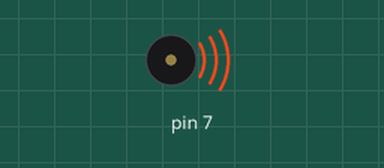
This sketch was run on a simulated Arduino Uno, built with avr-gcc and run on an emulated ATmega328P. Parts: buzzer (waves = sounding). What the sketch prints to the serial monitor is not drawn.

Above: at 0.4 s.
Timing chart, 0 to 20.6 s (numbered marks = the images above):
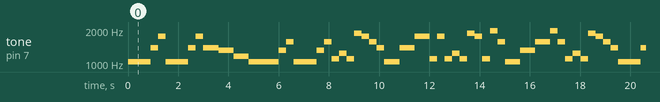

Measured:
- by itself, tone on pin 7: plays 1046 Hz for 0.90 s, 1397 Hz for 0.30 s, 1760 Hz for 0.30 s, 1046 Hz for 0.90 s, 1397 Hz for 0.30 s, 1760 Hz for 0.30 s … (283 notes in this stretch)

The sketch:

la_cucaracha_array.ino
```cpp
/*
Título: La cucaracha

1ª Do Do Do Fa La
2º Do Do Do Fa La
3º Fa Fa Mi Mi Re Re Do

4ª Do Do Do Mi Sol
5ª Do Do Do Mi Sol
6ª do4 re do Sib La Sol Fa

Frecuencias y notas:
Do 3: 262
Do# 3: 277
Re 3: 294
Re# 3: 311
Mi 3: 330
Fa 3: 349
Fa# 3: 370
Sol 3: 392
Sol#3: 415
La 3: 440
La# 3: 466
Si 3: 494
Do 4: 523

*/

/* declaración de variables */
int Do[5]={131,262,523,1046,2093};       // frecuencias 4 octavas de Do
int Dos[5]={139,277,554,1108,2217};      // Do#
int Re[5]={147,294,587,1175,2349};       // Re
int Res[5]={156,311,622,1244,2489};    // Re#
int Mi[5]={165,330,659,1319,2637};      // Mi
int Fa[5]={175,349,698,1397,2794};       // Fa
int Fas[5]={185,370,740,1480,2960};     // Fa#
int Sol[5]={196,392,784,1568,3136};     // Sol
int Sols[5]={208,415,831,1661,3322};   // Sol#
int La[5]={220,440,880,1760,3520};      // La
int Las[5]={233,466,932,1866,3729};    // La#
int Sib[5]={233,466,932,1866,3729};    // Sib = La#
int Si[5]={247,494,988,1976,3951};      // Si

int corto = 200; //200 milisegundos
int largo = 500; // 500ms
int x = 3; //escala musical, 3,4,5,6
int cuca[] = {
Do[x], Do[x], Do[x], Fa[x], La[x],
Do[x], Do[x], Do[x], Fa[x], La[x],
Fa[x], Fa[x], Mi[x], Mi[x], Re[x], Re[x], Do[x],
Do[x], Do[x], Do[x], Mi[x], Sol[x],
Do[x], Do[x], Do[x], Mi[x], Sol[x],
Dos[x], Res[x], Dos[x], Sib[x], La[x], Sol[x], Fa[x],

Do[x], Do[x],Fa[x], Fa[x],La[x], La[x],Dos[x], La[x],
Dos[x], Res[x], Dos[x], Sib[x], La[x], Dos[x], Si[x], Sol[x],
Do[x], Do[x], Mi[x], Mi[x],Sol[x],Sol[x],Si[x], Sol[x],
Dos[x], Res[x], Dos[x], Sib[x], La[x], Sol[x],Fa[x],

Do[x], Do[x], Do[x], Fa[x], La[x],
Do[x], Do[x], Do[x], Fa[x], La[x],
Fa[x], Fa[x], Mi[x], Mi[x], Re[x], Re[x], Do[x],
Do[x], Do[x], Do[x], Mi[x], Sol[x],
Do[x], Do[x], Do[x], Mi[x], Sol[x],
Dos[x], Res[x], Dos[x], Sib[x], La[x], Sol[x], Fa[x],

};
void setup() {
  // initialize serial communications (for debugging only):
  Serial.begin(9600);

}

void loop() {

int i = 0;
int tamano = sizeof(cuca) / sizeof(int); //siempre hay que dividir el tamaño del array por el tamaño del tipo de datos del array
  do
    {
      Serial.println(cuca[i]+ tamano);
      tone(7, cuca[i], 300);
      delay(300);        // retardo entre tonos por estabilidad
      i++;


    } while (i < tamano);
  noTone(7);//silencio final en el pin 7
  delay (2000);//2 segundos y a empezar...

}
```
